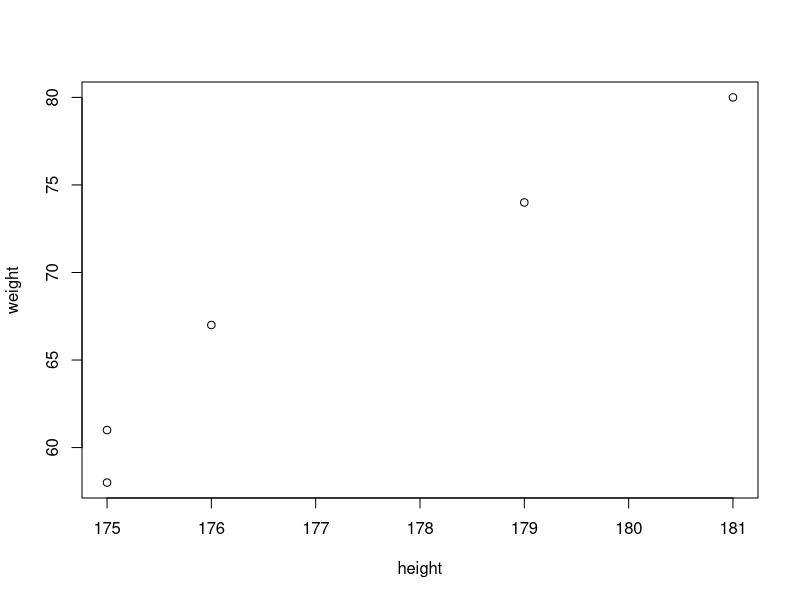
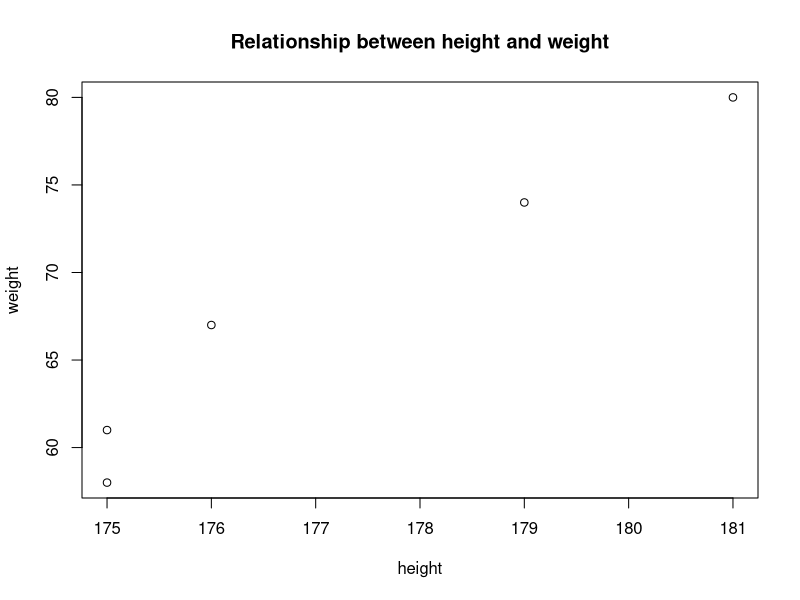
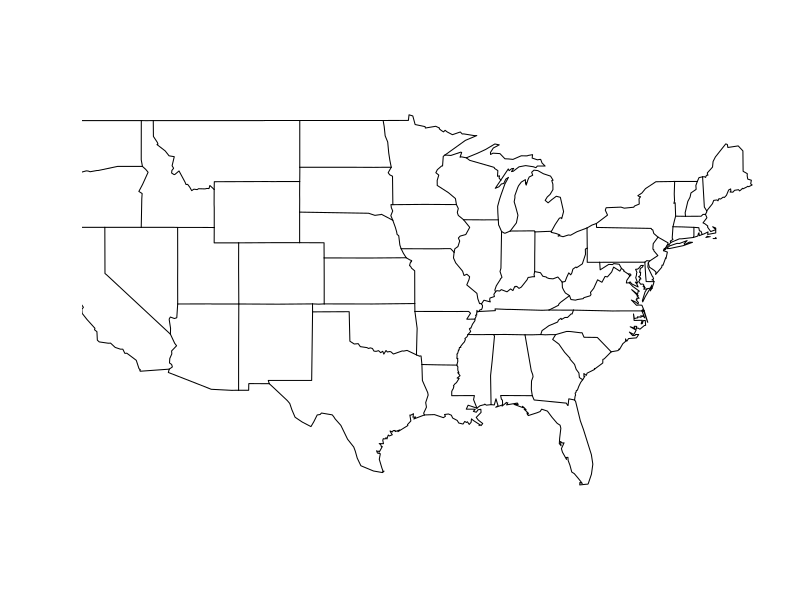

R code for these plots, in order:
## ---- chunk 1
10 / 2
sqrt(100) + sqrt(9)
exp(1)
## ---- chunk 2
x = 5
y = 10
## ---- chunk 3
x * y
## ---- chunk 4
z <- x * y
## ---- chunk 5
print(z)
## ---- chunk 6
z
## ---- chunk 7
height = c(181, 175, 179, 175, 176)
## ---- chunk 8
print(height)
## ---- chunk 9
weight = c(80, 61, 74, 58, 67)
## ---- chunk 10
plot(x=height, y=weight)
## ---- chunk 11
?plot
## ---- chunk 12
plot(x=height, y=weight, main="Relationship between height and weight")
## ---- chunk 13
install.packages("maps", repos = "http://cran.rstudio.com/")
## ---- chunk 14
library(maps)
## ---- chunk 15
map(database="state")
